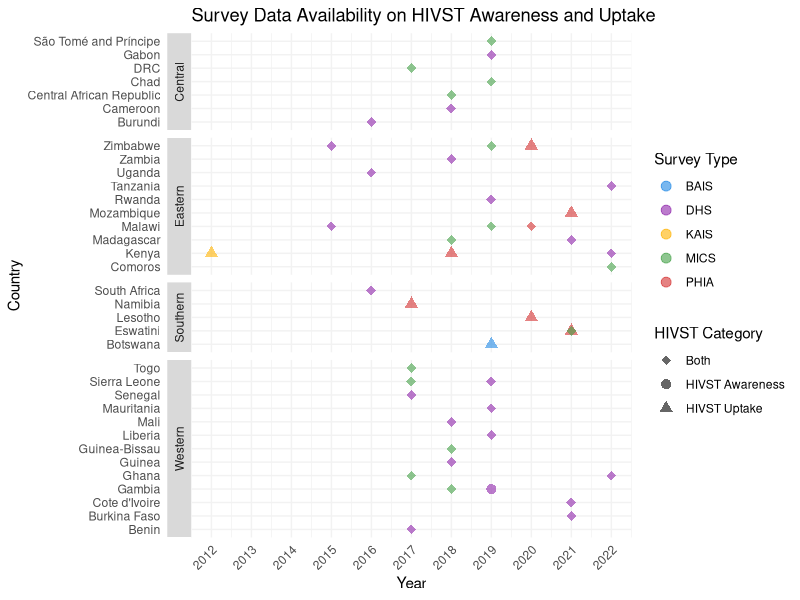

Here is the R script that generated this plot:

setwd("D:\\Downloads\\MSc Thesis\\hiv-selftesting")
library(readxl)
library(dplyr)
library(ggplot2)

# Load file
data_avail <- read_excel("Survey_Data_Availability_Plot.xlsx")
print(names(data_avail))

# Adjust the 'Year' column (in ranges) by taking the first year
data_avail$Year <- as.integer(sub("-.*", "", data_avail$Year))

# Create a single column for HIVST category
data_avail <- data_avail %>%
  mutate(HIVST_Category = case_when(
    `Only HIVST Awareness Question (heard of hivst)` == 1 ~ "HIVST Awareness",
    `Only HIVST uptake Question (ever used hivst)` == 1 ~ "HIVST Uptake",
    `Both questions` == 1 ~ "Both"
  ))

# Define the region for each country
country_to_region <- c(
  "Comoros" = "Eastern", "Kenya" = "Eastern", "Madagascar" = "Eastern", 
  "Malawi" = "Eastern", "Mozambique" = "Eastern", "Rwanda" = "Eastern", 
  "Tanzania" = "Eastern", "Uganda" = "Eastern", "Zambia" = "Eastern", 
  "Zimbabwe" = "Eastern", "Burundi" = "Central", "Cameroon" = "Central", 
  "Central African Republic" = "Central", "Chad" = "Central", 
  "DRC" = "Central", "Gabon" = "Central", 
  "São Tomé and Príncipe" = "Central", "Botswana" = "Southern", 
  "Eswatini" = "Southern", "Lesotho" = "Southern", "Namibia" = "Southern", 
  "South Africa" = "Southern", "Benin" = "Western", "Burkina Faso" = "Western", 
  "Cote d'Ivoire" = "Western", "Gambia" = "Western", "Ghana" = "Western", 
  "Guinea" = "Western", "Guinea-Bissau" = "Western", "Liberia" = "Western", 
  "Mali" = "Western", "Mauritania" = "Western", "Nigeria" = "Western", 
  "Senegal" = "Western", "Sierra Leone" = "Western", "Togo" = "Western"
)

# Create a factor with levels ordered by the region for plotting
data_avail$Region <- country_to_region[data_avail$Country]
data_avail$Country <- factor(data_avail$Country, levels = names(country_to_region)[order(country_to_region)])

# Creating the plot with facet_grid to separate by region and adding background rectangles
plot <- ggplot(data_avail, aes(x = Year, y = Country, color = Survey, shape = HIVST_Category)) +
  geom_point(size = 3, alpha = 0.6) +  # Display the points
  scale_shape_manual(values = c("HIVST Awareness" = 16, "HIVST Uptake" = 17, "Both" = 18)) +
  scale_color_manual(values = c("DHS" = "#8E24AA", "MICS" = "#43A047", "PHIA" = "#D32F2F", "KAIS" = "#FFB300", "BAIS" = "#1E88E5")) +
  scale_x_continuous(breaks = 2012:2022, labels = 2012:2022) +
  labs(title = "Survey Data Availability on HIVST Awareness and Uptake", x = "Year", y = "Country", color = "Survey Type", shape = "HIVST Category") +
  theme_minimal() +
  theme(
    axis.text.x = element_text(angle = 45, hjust = 1), 
    legend.position = "right",
    panel.background = element_blank(), 
    panel.grid.major = element_line(color = "grey95"),  # Very light gray grid lines
    panel.grid.minor = element_line(color = "grey95"),  # Very light gray minor grid lines
    strip.background = element_rect(fill = "grey85", color = NA)
  ) +
  facet_grid(Region ~ ., scales = "free_y", space = "free_y", switch = "y")

print(plot)
